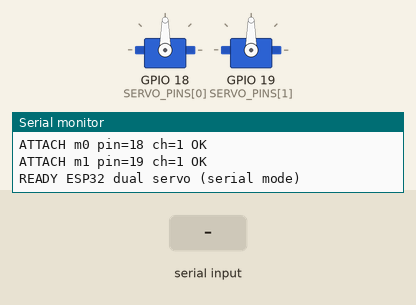
The sketch below on a simulated ESP32. Parts: 2 × servo, the last lines printed to the serial monitor. The inputs (shaded band) are chosen by the test bench.

Above: at 1.4 s.
1.5 s: "MOVE 1\n" received over Serial
At 3.94 s:
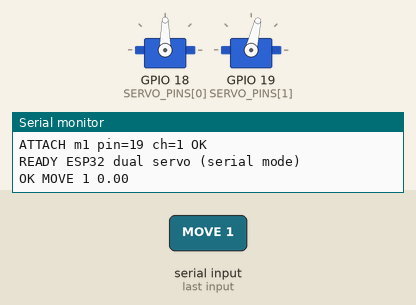
4.5 s: "PING 1\n" received over Serial
At 7.31 s:
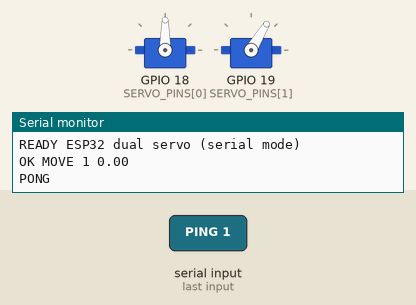
7.5 s: "MOVE 150\n" received over Serial
At 19.7 s:
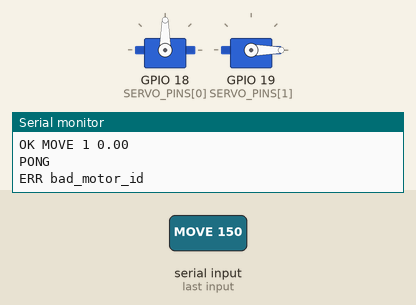
Timing chart, 0 to 21.2 s (numbered marks = the images above; inputs shaded):
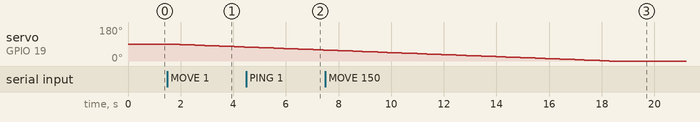

The sketch:

servo_demo.ino
```cpp
/*
 * ESP32 + two RDS5180 digital servos — slow / small-angle USB-serial demo.
 *
 * No Wi-Fi, no hotspot. The Mac talks to the board over USB (CP2102,
 * 115200 baud) with a simple line-based text protocol. A desktop GUI
 * (host_gui/servo_demo_gui.py) sends commands and shows live positions.
 *
 * Two servos are driven independently:
 *     motor 0 -> GPIO18
 *     motor 1 -> GPIO19
 *
 * The firmware does the SMOOTH motion: you give each motor a target angle
 * and a speed limit (deg/sec). Each loop it eases that motor's live position
 * toward its target by at most speed*dt, so the servo crawls instead of
 * snapping.
 *
 * Protocol (one command per line, '\n' terminated). <id> is 0 or 1.
 * -----------------------------------------------------------------
 *   Host -> board:
 *     PING                 -> "PONG"
 *     MOVE <id> <deg>      -> set that motor's target angle (eased toward)
 *     JOG  <id> <ddeg>     -> nudge that motor's target by a relative amount
 *     SPEED <id> <dps>     -> max speed deg/sec for that motor (1..120)
 *     CENTER [id]          -> center one motor, or both if id omitted
 *     STOP [id]            -> freeze one motor, or both if id omitted
 *     LIMITS <id> <lo> <hi>-> soft min/max angle for that motor (0..180)
 *     STATUS               -> one STATUS line covering both motors
 *
 *   Board -> host:
 *     STATUS online=1 \
 *       m0_pos=.. m0_target=.. m0_speed=.. m0_min=.. m0_max=.. m0_moving=.. \
 *       m1_pos=.. m1_target=.. m1_speed=.. m1_min=.. m1_max=.. m1_moving=..
 *     OK <echoed-command> | ERR <reason> | PONG | READY ...
 *
 * Wiring
 * ------
 *   Servo 0 signal -> GPIO18,  Servo 1 signal -> GPIO19
 *   Servo V+       -> external 6.0-8.4 V supply (NOT 3V3/5V from ESP32)
 *   Servo GND      -> common ground with the ESP32 (tie supply GND to ESP32 GND)
 *   ESP32 powered over USB.
 *
 * NOTE: the Tic T249 stepper is NOT wired to this board. It connects directly
 * to the computer over its own USB cable and is driven by the host GUI via the
 * ticcmd CLI — this firmware only handles the two servos.
 *
 * Library: "ESP32Servo".
 */

#include <ESP32Servo.h>

// ----- Pins (one per motor) -----
const int NUM_MOTORS = 2;
const int SERVO_PINS[NUM_MOTORS] = {18, 19};

// ----- Limit switch -----
// Wired to GPIO17 with the internal pull-up enabled: the switch shorts the
// pin to GND when pressed, so digitalRead == LOW means TRIGGERED.
const int LIMIT_SWITCH_PIN = 17;

// ----- Servo pulse calibration (microseconds) -----
// 500-2500us spans the full mechanical range. The RDS5180SG is a 0-270 deg
// position servo (it can be turned within 360 deg only when powered OFF), so
// the powered travel limit is 270 degrees.
const int PULSE_MIN_US = 500;
const int PULSE_MAX_US = 2500;
const float ANGLE_RANGE_DEG = 270.0f;   // full mechanical range, powered

// ----- Per-motor state -----
struct Motor {
  Servo servo;
  float limLo  = 0.0f;
  float limHi  = 270.0f;
  float curPos = 135.0f;    // live commanded position (deg) — mid of 0..270
  float target = 135.0f;    // where we ease toward (deg)
  float speed  = 8.0f;      // max slew rate (deg/sec) — start slow
};
Motor motors[NUM_MOTORS];

unsigned long lastUs = 0;

// ---------------------------------------------------------------------------
float clampAngle(const Motor& m, float d) {
  if (d < m.limLo) return m.limLo;
  if (d > m.limHi) return m.limHi;
  return d;
}

void writeAngle(Motor& m, float deg) {
  int us = (int)lround(PULSE_MIN_US +
                       (PULSE_MAX_US - PULSE_MIN_US) * (deg / ANGLE_RANGE_DEG));
  m.servo.writeMicroseconds(us);
}

bool validId(const String& s, int& id) {
  if (s.length() == 0) return false;
  id = s.toInt();
  return (id >= 0 && id < NUM_MOTORS);
}

void sendStatus() {
  char line[320];
  int n = snprintf(line, sizeof(line), "STATUS online=1");
  for (int i = 0; i < NUM_MOTORS; i++) {
    Motor& m = motors[i];
    bool moving = fabs(m.target - m.curPos) > 0.05f;
    n += snprintf(line + n, sizeof(line) - n,
      " m%d_pos=%.2f m%d_target=%.2f m%d_speed=%.1f m%d_min=%.1f m%d_max=%.1f m%d_moving=%d",
      i, m.curPos, i, m.target, i, m.speed, i, m.limLo, i, m.limHi, i, moving ? 1 : 0);
  }
  n += snprintf(line + n, sizeof(line) - n, " limit=%d",
                (digitalRead(LIMIT_SWITCH_PIN) == LOW) ? 1 : 0);
  Serial.println(line);
}

// ---------------------------------------------------------------------------
void handleLine(String line) {
  line.trim();
  if (line.length() == 0) return;

  // Tokenize up to three fields: CMD, arg1, arg2
  int s1 = line.indexOf(' ');
  String cmd  = (s1 < 0) ? line : line.substring(0, s1);
  String rest = (s1 < 0) ? ""   : line.substring(s1 + 1);
  rest.trim();
  int s2 = rest.indexOf(' ');
  String a1 = (s2 < 0) ? rest : rest.substring(0, s2);
  String a2 = (s2 < 0) ? ""   : rest.substring(s2 + 1);
  a1.trim(); a2.trim();
  cmd.toUpperCase();

  int id;
  if (cmd == "PING") {
    Serial.println("PONG");
  } else if (cmd == "MOVE") {
    if (!validId(a1, id)) { Serial.println("ERR bad_motor_id"); return; }
    motors[id].target = clampAngle(motors[id], a2.toFloat());
    Serial.print("OK MOVE "); Serial.print(id); Serial.print(" ");
    Serial.println(motors[id].target, 2);
  } else if (cmd == "JOG") {
    if (!validId(a1, id)) { Serial.println("ERR bad_motor_id"); return; }
    motors[id].target = clampAngle(motors[id], motors[id].target + a2.toFloat());
    Serial.print("OK JOG "); Serial.print(id); Serial.print(" ");
    Serial.println(motors[id].target, 2);
  } else if (cmd == "SPEED") {
    if (!validId(a1, id)) { Serial.println("ERR bad_motor_id"); return; }
    float v = a2.toFloat();
    if (v < 1.0f) v = 1.0f;
    if (v > 120.0f) v = 120.0f;
    motors[id].speed = v;
    Serial.print("OK SPEED "); Serial.print(id); Serial.print(" ");
    Serial.println(motors[id].speed, 1);
  } else if (cmd == "CENTER") {
    if (a1.length() == 0) {                 // both
      for (int i = 0; i < NUM_MOTORS; i++)
        motors[i].target = clampAngle(motors[i], (motors[i].limLo + motors[i].limHi) * 0.5f);
      Serial.println("OK CENTER all");
    } else if (validId(a1, id)) {
      motors[id].target = clampAngle(motors[id], (motors[id].limLo + motors[id].limHi) * 0.5f);
      Serial.print("OK CENTER "); Serial.println(id);
    } else { Serial.println("ERR bad_motor_id"); }
  } else if (cmd == "STOP") {
    if (a1.length() == 0) {                 // both
      for (int i = 0; i < NUM_MOTORS; i++) motors[i].target = motors[i].curPos;
      Serial.println("OK STOP all");
    } else if (validId(a1, id)) {
      motors[id].target = motors[id].curPos;
      Serial.print("OK STOP "); Serial.println(id);
    } else { Serial.println("ERR bad_motor_id"); }
  } else if (cmd == "LIMITS") {
    if (!validId(a1, id)) { Serial.println("ERR bad_motor_id"); return; }
    int s3 = a2.indexOf(' ');
    if (s3 < 0) { Serial.println("ERR limits_need_two_values"); return; }
    float lo = a2.substring(0, s3).toFloat();
    float hi = a2.substring(s3 + 1).toFloat();
    if (hi <= lo) { Serial.println("ERR limits_hi_le_lo"); return; }
    motors[id].limLo = constrain(lo, 0.0f, ANGLE_RANGE_DEG);
    motors[id].limHi = constrain(hi, 0.0f, ANGLE_RANGE_DEG);
    motors[id].target = clampAngle(motors[id], motors[id].target);
    motors[id].curPos = clampAngle(motors[id], motors[id].curPos);
    Serial.print("OK LIMITS "); Serial.print(id); Serial.print(" ");
    Serial.print(motors[id].limLo, 1); Serial.print(" ");
    Serial.println(motors[id].limHi, 1);
  } else if (cmd == "STATUS") {
    sendStatus();
  } else {
    Serial.print("ERR unknown_command "); Serial.println(cmd);
  }
}

// ---------------------------------------------------------------------------
void setup() {
  Serial.begin(115200);
  delay(200);

  // ESP32Servo needs PWM timers allocated for multiple servos.
  ESP32PWM::allocateTimer(0);
  ESP32PWM::allocateTimer(1);
  ESP32PWM::allocateTimer(2);
  ESP32PWM::allocateTimer(3);

  pinMode(LIMIT_SWITCH_PIN, INPUT_PULLUP);   // limit switch on GPIO17 (active-low)

  for (int i = 0; i < NUM_MOTORS; i++) {
    motors[i].servo.setPeriodHertz(50);     // standard 50 Hz servo frame
    int ch = motors[i].servo.attach(SERVO_PINS[i], PULSE_MIN_US, PULSE_MAX_US);
    Serial.print("ATTACH m"); Serial.print(i);
    Serial.print(" pin="); Serial.print(SERVO_PINS[i]);
    Serial.print(" ch="); Serial.print(ch);
    Serial.println(ch ? " OK" : " FAIL");
    writeAngle(motors[i], motors[i].curPos);
  }

  lastUs = micros();
  Serial.println("READY ESP32 dual servo (serial mode)");
}

void loop() {
  // 1) read line-based commands from USB serial
  static String rx;
  while (Serial.available()) {
    char c = (char)Serial.read();
    if (c == '\n' || c == '\r') {
      if (rx.length()) { handleLine(rx); rx = ""; }
    } else {
      rx += c;
      if (rx.length() > 120) rx = "";       // overflow guard
    }
  }

  // 2) ease each motor's curPos toward its target at its speed limit
  unsigned long now = micros();
  float dt = (now - lastUs) / 1e6f;          // seconds since last update
  lastUs = now;
  if (dt > 0.1f) dt = 0.1f;                   // ignore long stalls

  for (int i = 0; i < NUM_MOTORS; i++) {
    Motor& m = motors[i];
    float maxStep = m.speed * dt;             // most this motor may move now
    float diff = m.target - m.curPos;
    if (fabs(diff) <= maxStep) m.curPos = m.target;
    else                       m.curPos += (diff > 0 ? maxStep : -maxStep);
    writeAngle(m, m.curPos);
  }

  delay(10);                                  // ~100 Hz motion update
}
```

Measured:
- after the input at 1.5 s, servo on GPIO 19 (SERVO_PINS[1]): moves from 90° to 74° over 2.8 s, starting after 0.10 s
